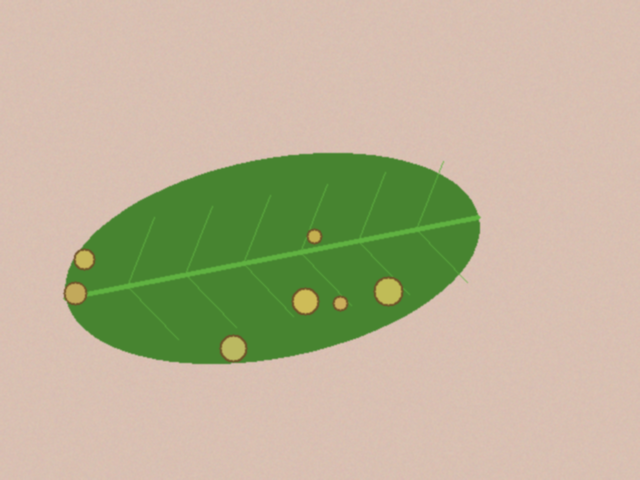
#> input picture data/sintetis/bersih/teh_041.png, 640 x 480 px
$ jupyter execute --allow-errors B4_penapisan.ipynb
#> lines starting #> are read from the running program, lines starting #| are printed output that depends on the picture; after the words box and inside, x2 and y2 are one past the last pixel; in counts of white or black regions, pixels touching at a corner belong together; long printed decimals are rounded
### src/utils_cv.py
"""utils_cv.py: fungsi bantu yang dipakai ulang sepanjang semester."""
import cv2
import numpy as np
import matplotlib.pyplot as plt


def baca(path):
    """Membaca citra dan langsung memberi pesan jelas bila gagal."""
    img = cv2.imread(path)
    if img is None:
        raise FileNotFoundError(f"Citra tidak ditemukan: {path}")
    return img


# [13 lines left out: function tampil, not called in this run]


def kontras_bercak(kanal, mask_daun, mask_bercak):
    """KB = |rerata bercak - rerata daun sehat| / simpangan baku daun sehat.
    Makin besar KB, makin mudah bercak dipisahkan dari daun sehat."""
    k = kanal.astype(np.float64)
    sehat = (mask_daun > 0) & (mask_bercak == 0)
    bercak = mask_bercak > 0
    if bercak.sum() == 0:
        return float("nan")
    return abs(k[bercak].mean() - k[sehat].mean()) / (k[sehat].std() + 1e-6)


# [10 lines left out: function statistik, not called in this run]

### notebook/B4_penapisan.ipynb
# B4 – Konvolusi dan Penapisan Spasial

## Langkah 4.1 – Lembar Hitung Manual

Diberikan potongan citra $P$ berukuran $4 \times 4$ (memuat satu piksel garam=255 dan satu piksel merica=0):

$$P = \begin{bmatrix} 52 & 55 & 61 & 58 \\ 59 & 255 & 64 & 60 \\ 62 & 60 & 0 & 57 \\ 58 & 61 & 59 & 63 \end{bmatrix}$$

$$Q = \begin{bmatrix} 70 & 72 & 75 \\ 74 & 120 & 78 \\ 73 & 76 & 79 \end{bmatrix} \qquad \text{Kernel tajam} = \begin{bmatrix} 0 & -1 & 0 \\ -1 & 5 & -1 \\ 0 & -1 & 0 \end{bmatrix}$$

---

### a) Keluaran 2×2 (posisi valid, tanpa padding)

Tiga penapis 3×3 dievaluasi pada posisi valid $(r, c) \in \{(1,1), (1,2), (2,1), (2,2)\}$:

**Kernel rerata 3×3:** $W_{\text{avg}} = \frac{1}{9} \cdot \mathbf{1}_{3 \times 3}$

**Kernel Gaussian 3×3:** $W_{\text{gauss}} = \frac{1}{16} \begin{bmatrix} 1 & 2 & 1 \\ 2 & 4 & 2 \\ 1 & 2 & 1 \end{bmatrix}$

| Posisi | Rerata | Gaussian | Median |
|:---:|---:|---:|---:|
| (1,1) | $(52+55+61+59+255+64+62+60+0)/9 = 74{,}22$ | $104{,}44$ | $60$ |
| (1,2) | $(55+61+58+255+64+60+60+0+57)/9 = 74{,}44$ | $77{,}38$ | $60$ |
| (2,1) | $(59+255+64+62+60+0+58+61+59)/9 = 75{,}33$ | $77{,}25$ | $60$ |
| (2,2) | $(255+64+60+60+0+57+61+59+63)/9 = 75{,}44$ | $57{,}44$ | $60$ |

**Pengamatan:** Median menghasilkan nilai yang **sama (60)** di keempat posisi karena median mengabaikan kedua pencilan ekstrem (255 dan 0). Rerata dan Gaussian terpengaruh pencilan sehingga hasilnya bervariasi.

---

### b) Kernel tajam pada piksel tengah Q

$$s = 0 \cdot 70 + (-1) \cdot 72 + 0 \cdot 75 + (-1) \cdot 74 + 5 \cdot 120 + (-1) \cdot 78 + 0 \cdot 73 + (-1) \cdot 76 + 0 \cdot 79$$
$$= -72 - 74 + 600 - 78 - 76 = \mathbf{300}$$
$$\text{Setelah clipping } [0, 255]: s = \mathbf{255}$$

---

### c) Padding untuk baris $[12, 30, 45, 70]$

| Metode Padding | Hasil Padding | Rerata 1×3 piksel pertama |
|---|---|---:|
| **Zero padding** | $[0, 12, 30, 45, 70, 0]$ | $(0+12+30)/3 = \mathbf{14{,}00}$ |
| **Replicate** | $[12, 12, 30, 45, 70, 70]$ | $(12+12+30)/3 = \mathbf{18{,}00}$ |
| **Reflect (101)** | $[30, 12, 30, 45, 70, 45]$ | $(30+12+30)/3 = \mathbf{24{,}00}$ |

[cell 1]
# Verifikasi Lembar Hitung 4.1
import numpy as np

P = np.array([[52,  55,  61, 58],
              [59, 255,  64, 60],
              [62,  60,   0, 57],
              [58,  61,  59, 63]], dtype=np.float64)

Q = np.array([[70, 72, 75],
              [74, 120, 78],
              [73, 76, 79]], dtype=np.float64)

kernel_tajam = np.array([[ 0, -1,  0],
                         [-1,  5, -1],
                         [ 0, -1,  0]], dtype=np.float64)

W_avg   = np.ones((3, 3)) / 9.0
W_gauss = np.array([[1, 2, 1], [2, 4, 2], [1, 2, 1]], dtype=np.float64) / 16.0

# a) Keluaran valid 2x2
print("a) Keluaran 2x2 (posisi valid):")
print(f"{'Posisi':>10}  {'Rerata':>10}  {'Gaussian':>10}  {'Median':>10}")
for r in range(1, 3):
    for c in range(1, 3):
        region = P[r-1:r+2, c-1:c+2]
        print(f"  ({r},{c})       {np.sum(region*W_avg):>10.2f}  {np.sum(region*W_gauss):>10.2f}  {np.median(region):>10.0f}")

# b) Kernel tajam pada Q
res = np.sum(Q * kernel_tajam)
print(f"\nb) Kernel tajam pada piksel tengah Q = {res:.0f} -> clipping = {np.clip(res, 0, 255):.0f}")

# c) Padding
baris = np.array([12, 30, 45, 70])
zp = np.pad(baris, 1, mode='constant', constant_values=0)
rp = np.pad(baris, 1, mode='edge')
rf = np.pad(baris, 1, mode='reflect')
print(f"\nc) Padding:")
print(f"  Zero     : {zp} -> rerata px pertama = {np.mean(zp[0:3]):.2f}")
print(f"  Replicate: {rp} -> rerata px pertama = {np.mean(rp[0:3]):.2f}")
print(f"  Reflect  : {rf} -> rerata px pertama = {np.mean(rf[0:3]):.2f}")

---

## Langkah 4.2 – Konvolusi Manual vs `cv2.filter2D`

[cell 2]
# Kode 4.1: Verifikasi konvolusi manual
import sys, os, time
sys.path.insert(0, "../src")
import cv2
import numpy as np
import pandas as pd
import matplotlib.pyplot as plt
from IPython.display import display
from utils_cv import baca, tampil, kontras_bercak

DATA_DIR = "../data/sintetis"
os.makedirs("../hasil", exist_ok=True)

def konvolusi(img, k):
    """Korelasi spasial dari slide P4 (tanpa flip kernel)."""
    kh, kw = k.shape; ph, pw = kh // 2, kw // 2
    pad = np.pad(img.astype(float), ((ph, ph), (pw, pw)), mode="edge")
    out = np.zeros(img.shape)
    for y in range(img.shape[0]):
        for x in range(img.shape[1]):
            out[y, x] = np.sum(pad[y:y+kh, x:x+kw] * k)
    return np.clip(np.round(out), 0, 255).astype(np.uint8)

def konvolusi_sejati(img, k):
    """Konvolusi sejati: kernel dibalik 180 derajat dahulu."""
    return konvolusi(img, np.flip(k))

nama = "teh_041.png"
bersih = cv2.cvtColor(baca(f"{DATA_DIR}/bersih/{nama}"), cv2.COLOR_BGR2GRAY)
#> in baca, img is the input picture: shape (480, 640, 3); mean B, G, R 150.2, 179.4, 186.6
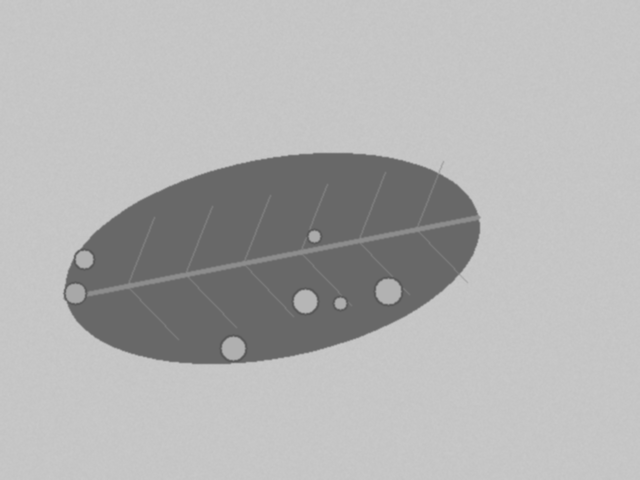
#> bersih: shape (480, 640); min 88, max 201, mean 178.2
md = cv2.imread(f"{DATA_DIR}/mask_daun/{nama}", 0)
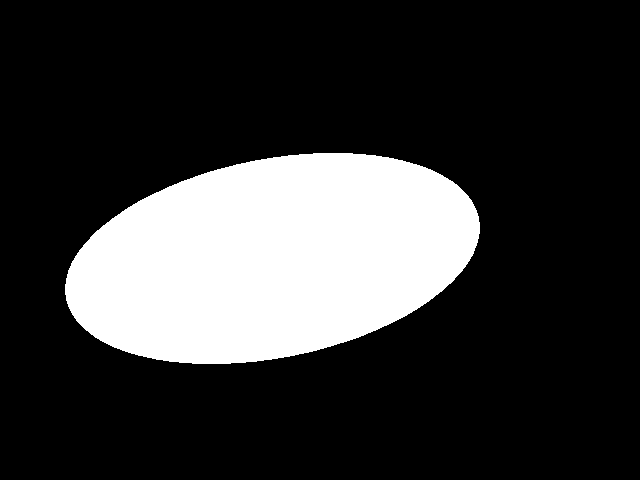
#> input picture data/sintetis/mask_daun/teh_041.png, 640 x 480 px
#> md: shape (480, 640); 21.4% white; 1 white region, box (x1, y1, x2, y2) and area: (65, 153, 480, 364) 65710
mb = cv2.imread(f"{DATA_DIR}/mask_bercak/{nama}", 0)
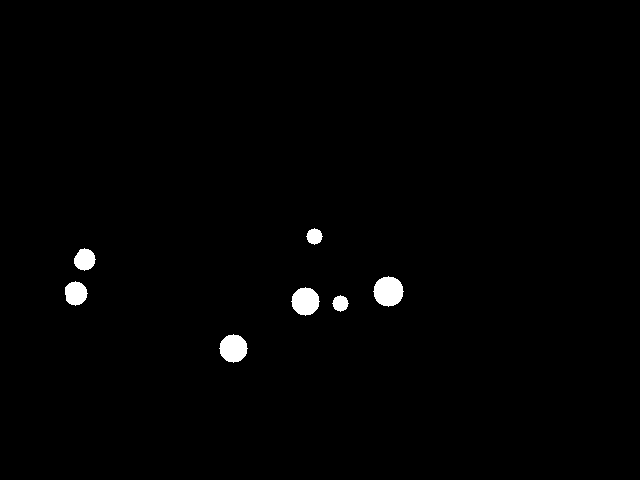
#> input picture data/sintetis/mask_bercak/teh_041.png, 640 x 480 px
#> mb: shape (480, 640); 1% white; 7 white regions, largest, box (x1, y1, x2, y2) and area: (373, 276, 404, 307) 709, (291, 287, 320, 316) 613, (219, 334, 248, 363) 613

# Gunakan patch kecil agar konvolusi manual tidak terlalu lambat
patch = bersih[:60, :80]

print(f"{'Kernel':>12}  {'Sel. manual':>12}  {'Sel. sejati':>12}  {'t_manual (s)':>13}  {'t_filter2D (s)':>15}")
print("-" * 72)
for nm, k in {"rerata": np.ones((3, 3)) / 9,
              "asimetris": np.array([[1, 0, -1], [2, 0, -2], [1, 0, -1]], float)
              }.items():
    t0 = time.perf_counter(); a = konvolusi(patch, k)
    t_manual = time.perf_counter() - t0
    t0 = time.perf_counter()
    b = cv2.filter2D(patch, -1, k, borderType=cv2.BORDER_REPLICATE)
    t_cv = time.perf_counter() - t0
    beda = np.abs(a.astype(int) - b.astype(int)).max()
    c = konvolusi_sejati(patch, k)
    beda2 = np.abs(c.astype(int) - b.astype(int)).max()
    print(f"{nm:>12}  {beda:>12}  {beda2:>12}  {t_manual:>13.3f}  {t_cv:>15.5f}")
#> this loop made 2 passes
#> (beda, beda2) on passes 1 to 2: (0, 0), (0, 15)
#|       rerata             0             0          0.036          0.0003
#|    asimetris             0            15          0.035          0.0002

print("\nKesimpulan: konvolusi (slide P4) = korelasi, hasilnya sama dengan cv2.filter2D.")
print("Konvolusi_sejati (kernel diflip) berbeda untuk kernel asimetris (Sobel).")
print("Untuk kernel simetris (rerata, Gaussian), flip tidak mengubah kernel, sehingga hasilnya identik.")

---

## Langkah 4.3 – Tiga Penapis, Dua Jenis Derau (Tabel 11)

[cell 3]
# Kode 4.2: Tabel penapis x derau x PSNR x waktu x KB
rng = np.random.default_rng(42)

def derau_gauss(img, sd):
#> called with sd = 10
    return np.clip(img + rng.normal(0, sd, img.shape), 0, 255).astype(np.uint8)
#> call 3 of derau_gauss, with sd = 40
#> in derau_gauss (call 3), `return np.clip(img + rng.normal(0, sd, img.shape), 0, 255).astype(np.u..`:
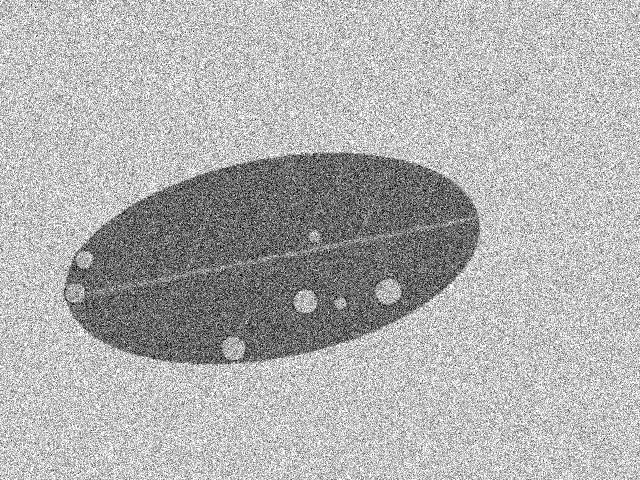
#> returned value: shape (480, 640); min 0, max 255, mean 176.7

def derau_sp(img, p):
#> called with p = 0.04
    out = img.copy(); m = rng.random(img.shape)
    out[m < p / 2] = 0; out[m > 1 - p / 2] = 255
    return out

def ukur_waktu(f, x, ulang=20):
    t = []
    for _ in range(ulang):
        t0 = time.perf_counter(); f(x); t.append(time.perf_counter() - t0)
    return 1000 * np.mean(t)

derau = {"gauss_10": derau_gauss(bersih, 10), "gauss_20": derau_gauss(bersih, 20),
         "gauss_40": derau_gauss(bersih, 40), "sp_4%": derau_sp(bersih, 0.04),
         "sp_10%": derau_sp(bersih, 0.10)}
#> call 2 of derau_sp, with p = 0.1
#> in derau_sp (call 2), `out[m > 1 - p / 2] = 255`:
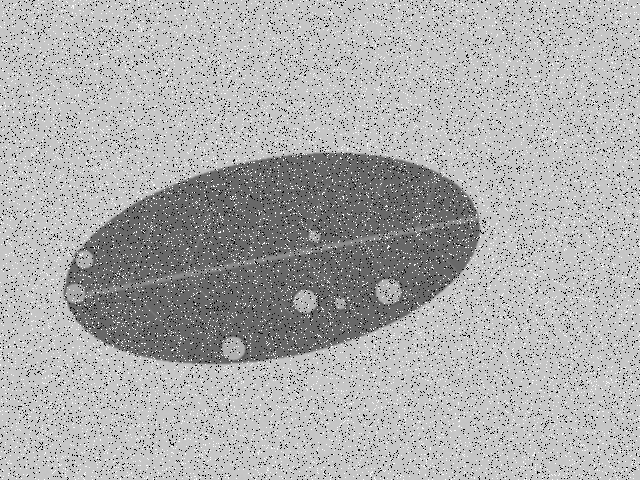
#> out: shape (480, 640); min 0, max 255, mean 173.2
penapis = {"rerata_3": lambda x: cv2.blur(x, (3, 3)),
           "rerata_5": lambda x: cv2.blur(x, (5, 5)),
           "gauss_5":  lambda x: cv2.GaussianBlur(x, (5, 5), 1.0),
           "median_3": lambda x: cv2.medianBlur(x, 3),
           "median_5": lambda x: cv2.medianBlur(x, 5),
           "median_9": lambda x: cv2.medianBlur(x, 9)}

baris = []
for dn, d in derau.items():
    baris.append([dn, "tanpa", cv2.PSNR(bersih, d), 0.0,
                  kontras_bercak(d, md, mb)])
    for pn, f in penapis.items():
        out = f(d)
        baris.append([dn, pn, cv2.PSNR(bersih, out), ukur_waktu(f, d),
                      kontras_bercak(out, md, mb)])
#> this loop made 5 passes
#> dn on passes 1 to 5: 'gauss_10', 'gauss_20', 'gauss_40', 'sp_4%', 'sp_10%'
#> pass 1, in kontras_bercak, `sehat = (mask_daun > 0) & (mask_bercak == 0)`:
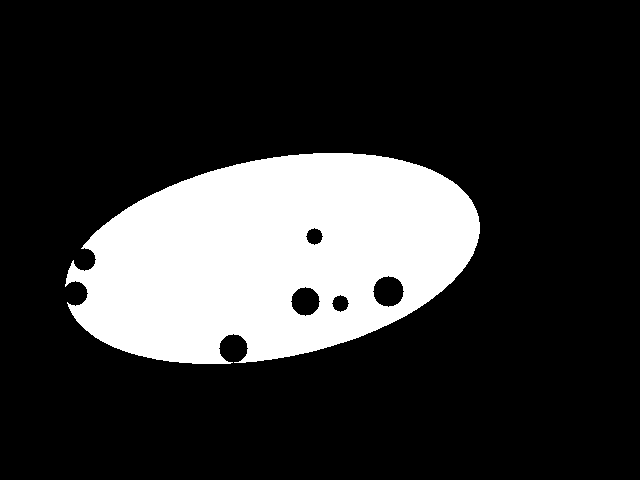
#> sehat: shape (480, 640) bool; 20.4% white; 1 white region, box (x1, y1, x2, y2) and area: (65, 153, 480, 364) 62592
#> after the loop, baris = 35 items

tabel = pd.DataFrame(baris, columns=["derau", "penapis", "PSNR_dB",
                                     "waktu_ms", "KB"]).round(2)
#> tabel = table of 35 rows and 5 columns
tabel.to_csv("../hasil/b4_tabel_penapis.csv", index=False)

# Tampilkan Tabel 11 (gauss_20 dan sp_4%)
t11 = tabel[tabel.derau.isin(["gauss_20", "sp_4%"])].copy()
#> t11 = table of 14 rows and 5 columns
print("=== Tabel 11: Perbandingan Penapis (Gaussian 20 & Garam-Merica 4%) ===")
display(t11)

#> (a cell that did not finish here is left out)

---

## Langkah 4.4 – Apakah Bercak Kecil Tetap Terjaga?

[cell 5]
# Kode 4.3: Pengaruh ukuran kernel median pada bercak kecil (kelas ringan)
def selisih_rerata(kanal, mask_daun, mask_bercak):
    """dI = |rerata bercak - rerata daun sehat|, dalam satuan intensitas."""
    k = kanal.astype(float)
    sehat = (mask_daun > 0) & (mask_bercak == 0)
    return abs(k[mask_bercak > 0].mean() - k[sehat].mean())

#> (the rest of this cell did not finish here and is left out)

[cell 6]
# Crop bercak untuk melihat perubahan visual secara detail
nama_crop = "teh_021.png"  # kelas ringan, kondisi normal
g_crop = cv2.cvtColor(baca(f"{DATA_DIR}/bersih/{nama_crop}"), cv2.COLOR_BGR2GRAY)
#> call 2 of baca, with path = '../data/sintetis/bersih/teh_021.png'
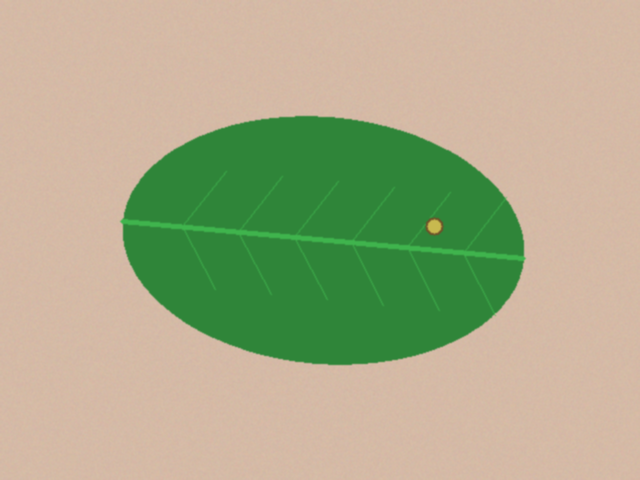
#> input picture data/sintetis/bersih/teh_021.png, 640 x 480 px
#> in baca, img is the input picture: shape (480, 640, 3); mean B, G, R 138.1, 172.6, 170.7
mb_crop = cv2.imread(f"{DATA_DIR}/mask_bercak/{nama_crop}", 0)
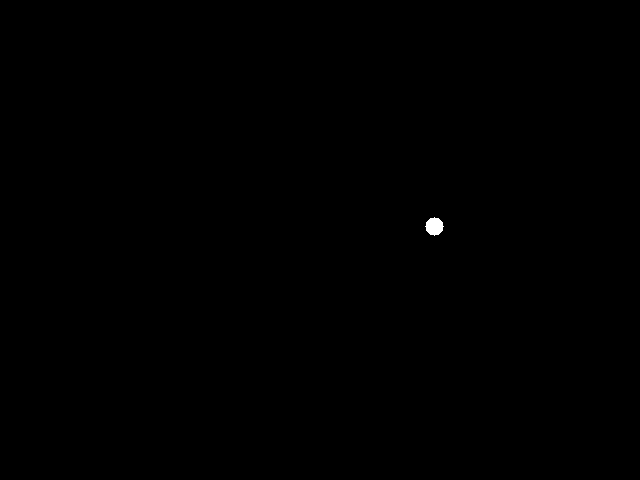
#> input picture data/sintetis/mask_bercak/teh_021.png, 640 x 480 px
#> mb_crop: shape (480, 640); 0.08% white; 1 white region, box (x1, y1, x2, y2) and area: (425, 217, 444, 236) 253

# Cari lokasi bercak untuk crop
ys, xs = np.where(mb_crop > 0)
#> ys = 253 values from 217 to 235; xs = 253 values, max 443 at index 135, min 425 at index 117, mean 434
#> `cy, cx = int(ys.mean()), int(xs.mean())`: cy = 226; cx = 434
#> `y1, y2 = max(0, cy - r), min(g_crop.shape[0], cy + r)`: y1 = 186; y2 = 266
#> `x1, x2 = max(0, cx - r), min(g_crop.shape[1], cx + r)`: x1 = 394; x2 = 474
#> (the rest of this cell did not finish here and is left out)

---

## Langkah 4.5 – Urutan: Redam Derau lalu Tajamkan

[cell 7]
# Kode 4.4: Pengaruh urutan penajaman
def unsharp(x, k=1.0):
    blur = cv2.GaussianBlur(x, (5, 5), 1.0)
    return cv2.addWeighted(x, 1 + k, blur, -k, 0)

noisy = derau["gauss_20"]
latar = md == 0  # area latar yang seharusnya rata

print(f"{'Penapis':>10}  {'Urutan':>16}  {'PSNR (dB)':>10}  {'sigma_latar':>12}")
print("-" * 56)
for nm, redam in {"Gaussian": lambda x: cv2.GaussianBlur(x, (5, 5), 1.0),
                  "Median": lambda x: cv2.medianBlur(x, 5)}.items():
    A = redam(unsharp(noisy))   # tajamkan dulu, lalu redam
    B = unsharp(redam(noisy))   # redam dulu, lalu tajamkan
    print(f"{nm:>10}  {'tajam->redam':>16}  {cv2.PSNR(bersih, A):>10.2f}  {A[latar].std():>12.1f}")
    print(f"{'':>10}  {'redam->tajam':>16}  {cv2.PSNR(bersih, B):>10.2f}  {B[latar].std():>12.1f}")
#> this loop made 2 passes
#|   Gaussian      tajam->redam       30.40           7.8
#|                 redam->tajam       30.20           8.1
#|     Median      tajam->redam       30.16           8.0
#|                 redam->tajam       31.12           7.2

print("\nKesimpulan: Untuk Gaussian (linear), urutan hampir tidak berpengaruh.")
print("Untuk Median (non-linear), redam->tajam menghasilkan PSNR lebih tinggi")
print("dan sigma_latar lebih rendah (derau lebih bersih).")

---

## Langkah 4.6 – Kerjakan Sendiri: Penapisan Derau Sensor Bawaan

Menerapkan penapis median 3×3 pada 12 citra kondisi **normal** (setiap 5 nomor), lalu mengukur PSNR terhadap pasangannya di folder `bersih/`.

[cell 8]
# Langkah 4.6: PSNR citra normal sebelum dan sesudah penapisan
citra_normal = [f"teh_{i:03d}.png" for i in range(1, 61, 5)]
baris_psnr = []

for nm in citra_normal:
    citra_path = f"{DATA_DIR}/citra/{nm}"
    bersih_path = f"{DATA_DIR}/bersih/{nm}"
    if not os.path.exists(citra_path) or not os.path.exists(bersih_path):
        continue
    c_img = cv2.cvtColor(baca(citra_path), cv2.COLOR_BGR2GRAY)
#> call 3 of baca, with path = '../data/sintetis/citra/teh_001.png'
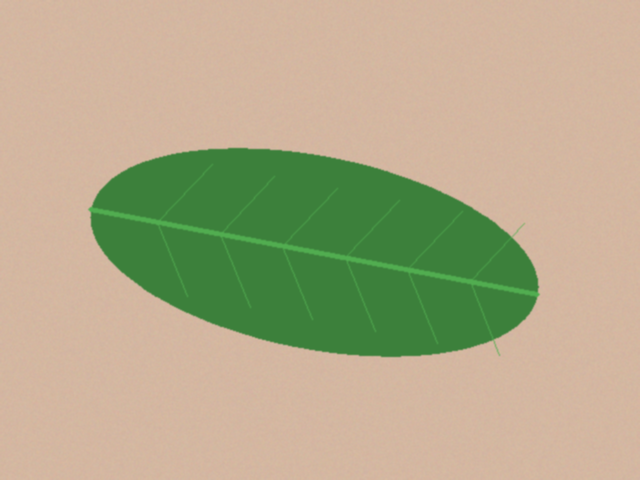
#> input picture data/sintetis/bersih/teh_001.png, 640 x 480 px, found by its file name
#> in baca, img is the input picture: shape (480, 640, 3); mean B, G, R 137.9, 170.7, 177.7
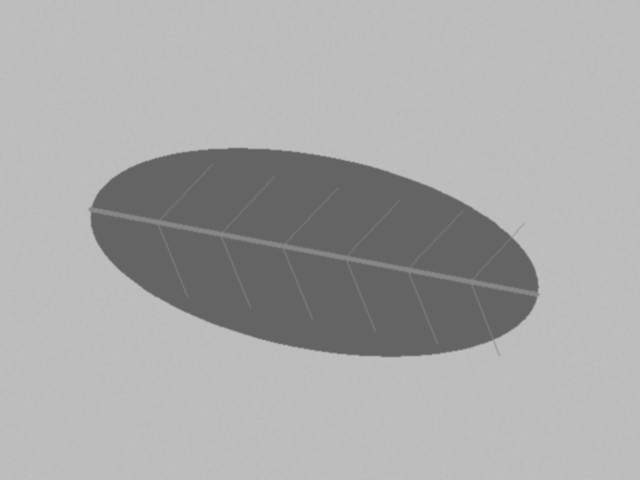
#> c_img: shape (480, 640); min 100, max 192, mean 169.1
    b_img = cv2.cvtColor(baca(bersih_path), cv2.COLOR_BGR2GRAY)
    psnr_before = cv2.PSNR(b_img, c_img)
#> psnr_before = 361.2
    filtered = cv2.medianBlur(c_img, 3)
    psnr_after = cv2.PSNR(b_img, filtered)
#> psnr_after = 52.22
    baris_psnr.append([nm, round(psnr_before, 2), round(psnr_after, 2),
                       round(psnr_after - psnr_before, 2)])

df_psnr = pd.DataFrame(baris_psnr,
                        columns=["Citra", "PSNR_sebelum", "PSNR_sesudah", "Delta_PSNR"])
print("=== PSNR Citra Normal: Sebelum vs Sesudah Median 3x3 ===")
display(df_psnr)
print(f"\nRerata peningkatan PSNR: +{df_psnr.Delta_PSNR.mean():.2f} dB")
df_psnr.to_csv("../hasil/b4_psnr_derau_sensor.csv", index=False)
